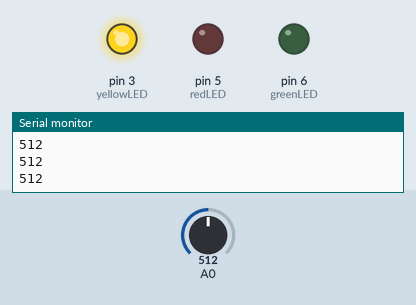
Recording of a sketch running on a simulated Arduino Uno, built with avr-gcc and run on an emulated ATmega328P. On the bench: output pins drawn as LEDs (lit = HIGH), the last lines printed to the serial monitor. The test bench sets the inputs (shaded band); at power-on: A0 = 512.

Above: at 1.3 s.
1.4 s: A0 set to 351
2.9 s: A0 set to 330
At 4.2 s:
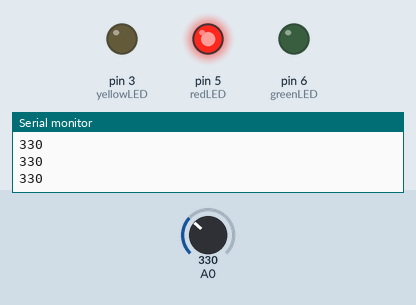
4.5 s: A0 set to 692
At 5.6 s:
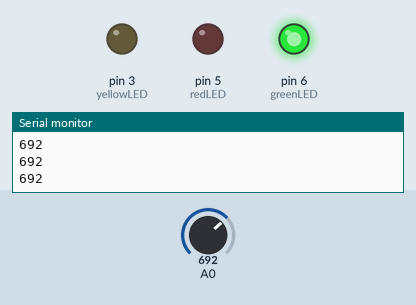
6.0 s: A0 set to 671
At 6.8 s:
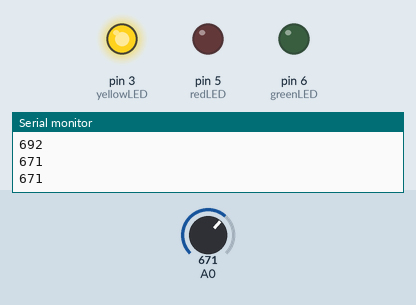
7.5 s: A0 set to 716
At 8.0 s:
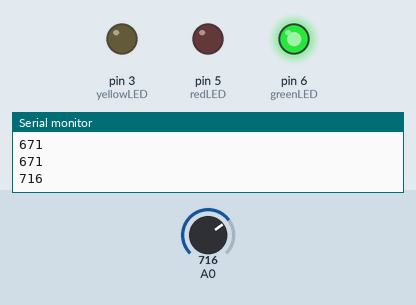
Timing chart, 0 to 10.0 s (numbered marks = the images above; inputs shaded):
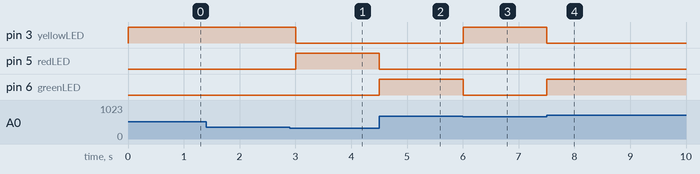

Measured:
- the behaviour switches between 342 and 341 on A0 (found by bisection; images 0 and 1)
- the behaviour switches between 683 and 682 on A0 (found by bisection; images 2 and 3)
- after the input at 2.9 s, pin 3 (yellowLED): HIGH → LOW after 0.10 s; pin 5 (redLED): LOW → HIGH after 0.10 s
- after the input at 4.5 s, pin 5 (redLED): HIGH → LOW at once; pin 6 (greenLED): LOW → HIGH at once
- after the input at 6.0 s, pin 3 (yellowLED): LOW → HIGH at once; pin 6 (greenLED): HIGH → LOW at once
- after the input at 7.5 s, pin 3 (yellowLED): HIGH → LOW at once; pin 6 (greenLED): LOW → HIGH at once

The sketch:

sensorPressaocomLED.ino
```cpp
int greenLED = 6;
int redLED = 5;
int yellowLED = 3;

void setup() {
  Serial.begin(9600);
  pinMode(greenLED, OUTPUT);
  pinMode(redLED, OUTPUT);
  pinMode(yellowLED, OUTPUT);
}

void loop() {
  int valorLeitura = analogRead(A0);

  Serial.println(valorLeitura);

  if (valorLeitura > 682 && valorLeitura <= 1023){
    digitalWrite(redLED, LOW);
    digitalWrite(yellowLED, LOW);
     digitalWrite(greenLED, HIGH);
  }
  if( valorLeitura > 341 && valorLeitura <= 682) {
    digitalWrite(greenLED, LOW);
    digitalWrite(redLED, LOW);
    digitalWrite(yellowLED, HIGH);
  }
  if( valorLeitura > 0 && valorLeitura <= 341) {
    digitalWrite(greenLED, LOW);
    digitalWrite(yellowLED, LOW);
    digitalWrite(redLED, HIGH);
  }

  delay(500);
}
```
